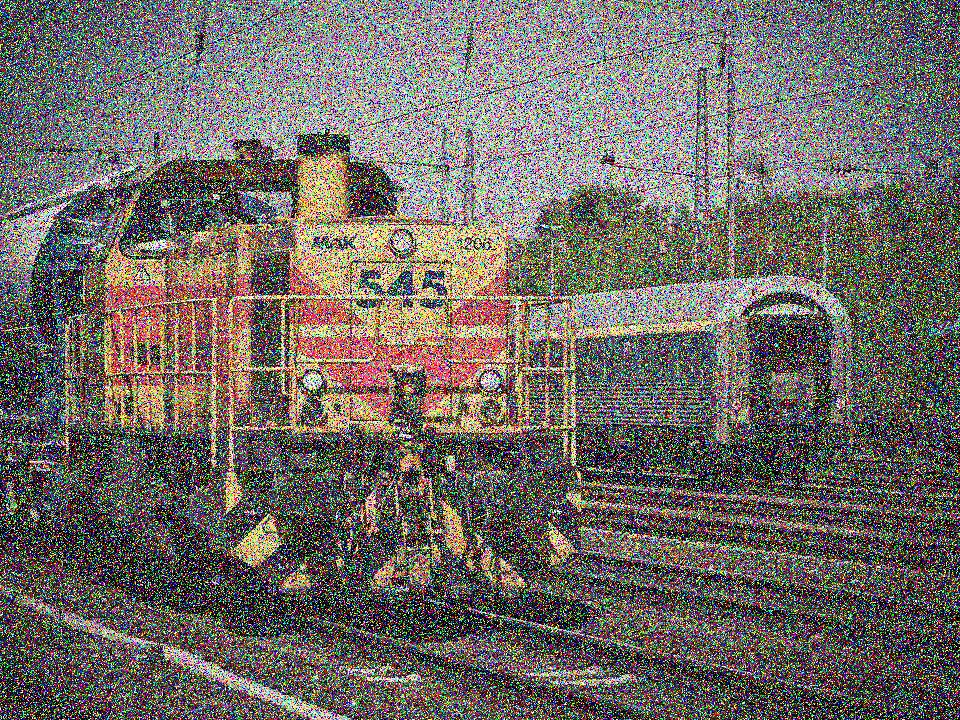
#> input picture ML image denoising/noisy_image.jpg, 960 x 720 px
$ python app.py
#> lines starting #> are read from the running program, lines starting #| are printed output that depends on the picture
"""
@author: github.com/kralchris

"""

import numpy as np
import matplotlib.pyplot as plt
from scipy import ndimage

# Load
image = plt.imread("noisy_image.jpg")
#> image is the input picture: shape (720, 960, 3); mean R, G, B 111.9, 106.2, 102

# Display
plt.figure(figsize=(8, 4))
plt.subplot(1, 2, 1)
plt.imshow(image, cmap='gray')
plt.title('Noisy Image')
plt.axis('off')

# Apply denoising
denoised_image = ndimage.median_filter(image, size=3)
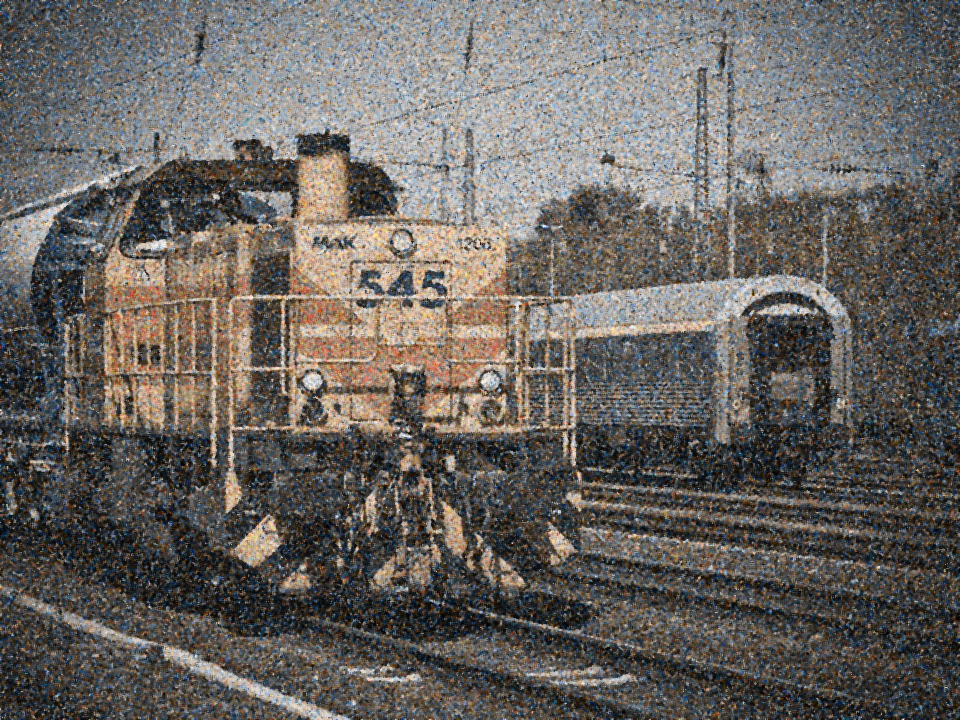
#> denoised_image: shape (720, 960, 3); mean R, G, B 104.7, 100.7, 97

# Display the denoised image
plt.subplot(1, 2, 2)
plt.imshow(denoised_image, cmap='gray')
plt.title('Denoised Image')
plt.axis('off')

plt.tight_layout()
plt.show()
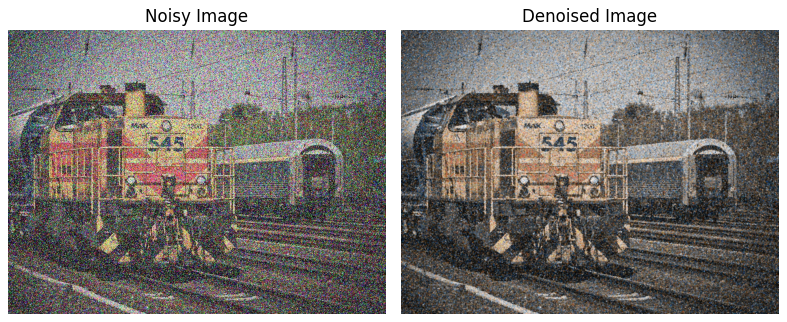
#> figure drawn by matplotlib, 2 panels
